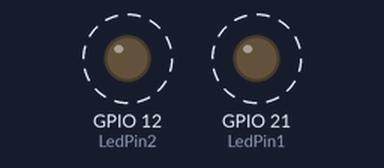
Simulated run of this program. Board: Raspberry Pi (BCM pin numbers). Shown: output pins drawn as LEDs (lit = HIGH). Dashed ring = blinking. What the program prints to the terminal is not drawn.

Above: at 0.2 s.
Timing chart, 0 to 3.0 s (numbered marks = the images above):
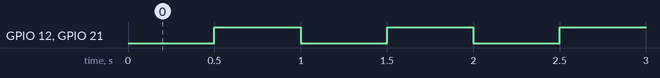

The program:

ledTest.py
```python
#!/usr/bin/env python

import RPi.GPIO as GPIO
import time

LedPin1 = 21    #BCM pin21
LedPin2 = 12    #BCM pin12

GPIO.setmode(GPIO.BCM)       # Numbers pins by physical location
GPIO.setup(LedPin1, GPIO.OUT)   # Set pin mode as output
GPIO.setup(LedPin2, GPIO.OUT)
GPIO.output(LedPin1, GPIO.HIGH) # Set pin to high(+3.3V) to off the led
GPIO.output(LedPin2, GPIO.HIGH)
try:
	while True:
		print '...led on'
		GPIO.output(LedPin1, GPIO.LOW)  # led on
		GPIO.output(LedPin2, GPIO.LOW)
		time.sleep(0.5)
		print 'led off...'
		GPIO.output(LedPin1, GPIO.HIGH) # led off
		GPIO.output(LedPin2, GPIO.HIGH)
		time.sleep(0.5)
except KeyboardInterrupt:  # When 'Ctrl+C' is pressed, the flowing code will be  executed.
	GPIO.output(LedPin1, GPIO.HIGH)     # led off
	GPIO.output(LedPin2, GPIO.HIGH)
	GPIO.cleanup()                     # Release resource
```

Measured:
- by itself, GPIO 12 (LedPin2), GPIO 21 (LedPin1): alternates HIGH for 0.50 s and LOW for 0.50 s
